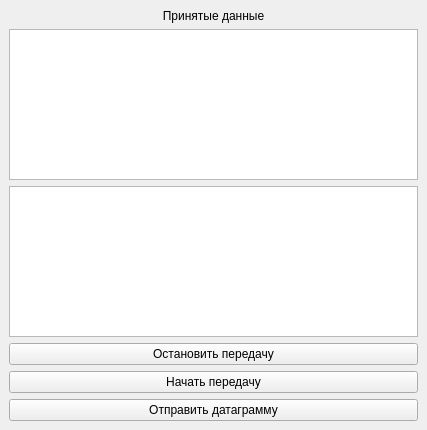
<?xml version="1.0" encoding="UTF-8"?>
<ui version="4.0">
 <class>MainWindow</class>
 <widget class="QMainWindow" name="MainWindow">
  <property name="geometry">
   <rect>
    <x>0</x>
    <y>0</y>
    <width>427</width>
    <height>430</height>
   </rect>
  </property>
  <property name="windowTitle">
   <string>MainWindow</string>
  </property>
  <widget class="QWidget" name="centralwidget">
   <layout class="QVBoxLayout" name="verticalLayout">
    <item>
     <widget class="QLabel" name="lb_receiveData">
      <property name="text">
       <string>Принятые данные</string>
      </property>
      <property name="alignment">
       <set>Qt::AlignCenter</set>
      </property>
     </widget>
    </item>
    <item>
     <widget class="QTextEdit" name="te_result"/>
    </item>
    <item>
     <widget class="QTextEdit" name="te_inputtext"/>
    </item>
    <item>
     <widget class="QPushButton" name="pb_stop">
      <property name="text">
       <string>Остановить передачу</string>
      </property>
     </widget>
    </item>
    <item>
     <widget class="QPushButton" name="pb_start">
      <property name="text">
       <string>Начать передачу</string>
      </property>
     </widget>
    </item>
    <item>
     <widget class="QPushButton" name="pb_send">
      <property name="text">
       <string>Отправить датаграмму</string>
      </property>
     </widget>
    </item>
   </layout>
  </widget>
 </widget>
 <resources/>
 <connections/>
</ui>
